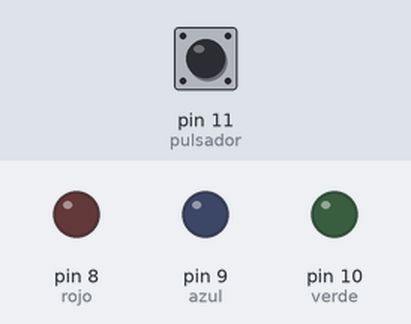
The sketch below on a simulated Arduino Uno, built with avr-gcc and run on an emulated ATmega328P. Parts: output pins drawn as LEDs (lit = HIGH). The test bench sets the inputs (shaded band); at power-on: pin 11 (pulsador) LOW.

Above: at 1.2 s.
1.3 s: pin 11 (pulsador) pulled HIGH for 0.25 s
At 1.47 s:
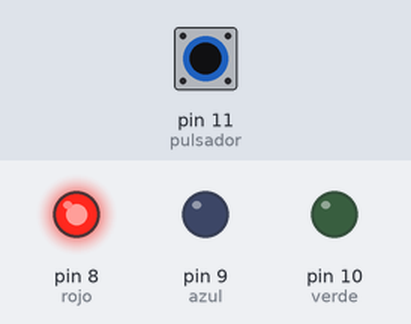
3.0 s: pin 11 (pulsador) pulled HIGH for 3.2 s
At 7.6 s:
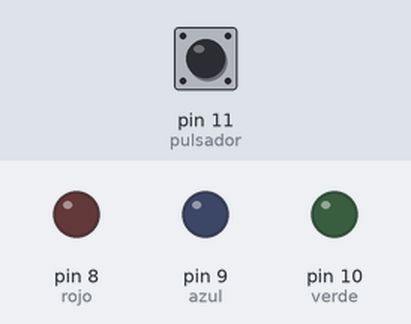
Timing chart, 0 to 9.1 s (numbered marks = the images above; inputs shaded):
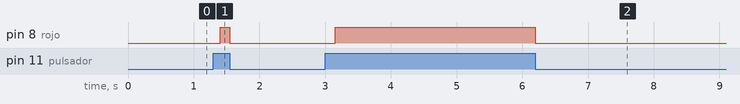

The sketch:

ej09.ino
```cpp
#define rojo 8
#define azul 9
#define verde 10
#define pulsador 11

void setup(){
  Serial.begin(9600);
  pinMode(rojo, OUTPUT);
  pinMode(azul, OUTPUT);
  pinMode(verde, OUTPUT);
  pinMode(pulsador, INPUT);
}

void loop(){
  int valor = digitalRead(pulsador);

  if(valor==HIGH){
  	digitalWrite(rojo,HIGH);
  }
  else{
    digitalWrite(rojo,LOW);
    digitalWrite(azul,LOW);
    digitalWrite(verde,LOW);
    delay(200);
  }
}
```

Measured:
- after the input at 1.3 s, pin 8 (rojo): LOW → HIGH after 0.10 s, → LOW 0.15 s later
- after the input at 3.0 s, pin 8 (rojo): LOW → HIGH after 0.15 s, → LOW 3.0 s later
